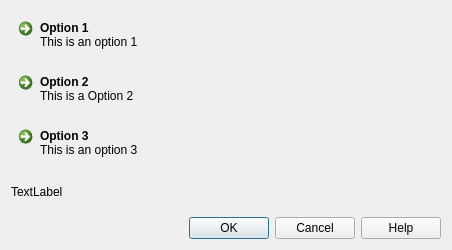
<?xml version="1.0" encoding="UTF-8"?>
<ui version="4.0">
 <class>Dialog</class>
 <widget class="QDialog" name="Dialog">
  <property name="geometry">
   <rect>
    <x>0</x>
    <y>0</y>
    <width>452</width>
    <height>250</height>
   </rect>
  </property>
  <property name="windowTitle">
   <string>Dialog</string>
  </property>
  <layout class="QVBoxLayout" name="verticalLayout">
   <item>
    <widget class="QCommandLinkButton" name="commandLinkButton">
     <property name="text">
      <string>Option 1</string>
     </property>
     <property name="description">
      <string>This is an option 1</string>
     </property>
    </widget>
   </item>
   <item>
    <widget class="QCommandLinkButton" name="commandLinkButton_2">
     <property name="text">
      <string>Option 2</string>
     </property>
     <property name="description">
      <string>This is a Option 2</string>
     </property>
    </widget>
   </item>
   <item>
    <widget class="QCommandLinkButton" name="commandLinkButton_3">
     <property name="text">
      <string>Option 3</string>
     </property>
     <property name="description">
      <string>This is an option 3</string>
     </property>
    </widget>
   </item>
   <item>
    <widget class="QLabel" name="labelSelected">
     <property name="text">
      <string>TextLabel</string>
     </property>
    </widget>
   </item>
   <item>
    <widget class="QDialogButtonBox" name="buttonBox">
     <property name="standardButtons">
      <set>QDialogButtonBox::Cancel|QDialogButtonBox::Help|QDialogButtonBox::Ok</set>
     </property>
    </widget>
   </item>
  </layout>
 </widget>
 <resources/>
 <connections/>
</ui>
